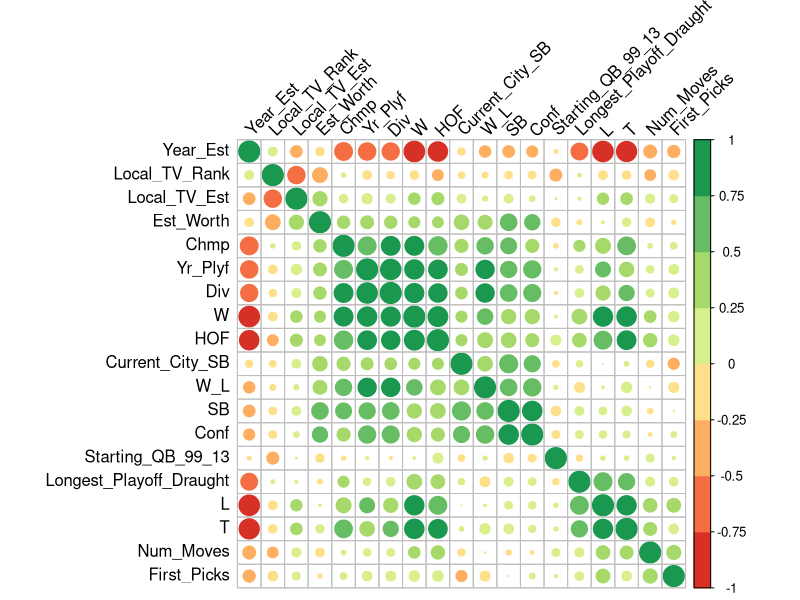
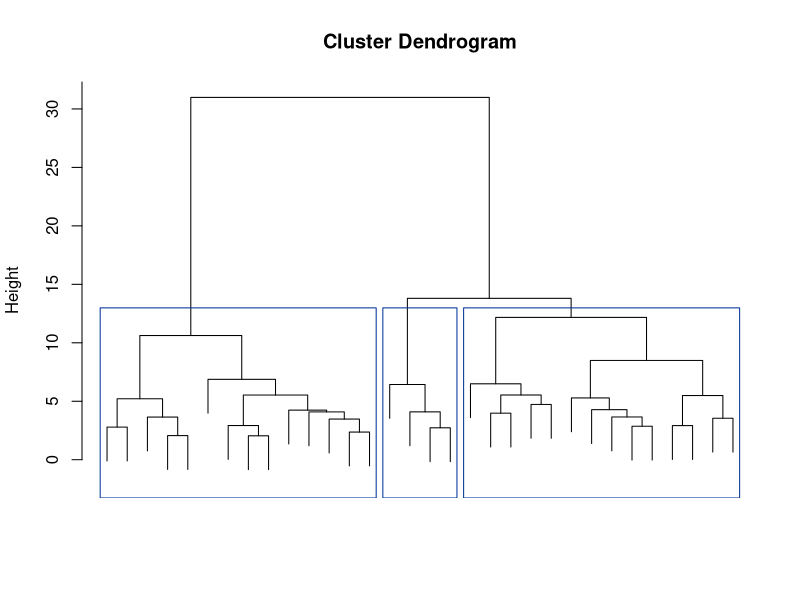

The R script that drew these images, in order: (Note: this script raises an error after producing the figures.)
## This script takes an input table with observations in rows and values in columns
## Variables should be quantitative (ratios or ordinal)
## It conducts hierarchichal and k-means clustering and asesses cluster stability
## Author: Kevin Stofan, Andie Dodd, Steve Krueger
## Book References
## James, G., Witten, D., Hastie, T., & Tibshirani, R. (2013). An introduction to statistical learning (Vol. 112). New York: springer.
## Zumel, N., Mount, J., & Porzak, J. (2014). Practical data science with R. Manning.


## Load libraries
library(ggplot2)
library(fpc)
library(reshape2)
library(dplyr)
library(RColorBrewer)
library(corrplot)


## Set working directory and load in data
setwd("~/R Projects/unsupervised_learning")
nfl_stats <- read.csv("nfl_stats.csv", sep=",", header=TRUE)
summary(nfl_stats)

##Make a correlation plot 
data <- nfl_stats[-1:-1]
ccor <- cor(data)
corrplot(ccor, order="hclust", tl.col="black", tl.srt=45, bg = "white",
         col=brewer.pal(n=8, name="RdYlGn"))

## Scale the attributes to all have a mean of 0 and std. dev of 1
vars.to.use   <- colnames(nfl_stats)[-1]
pmatrix       <- scale(nfl_stats[,vars.to.use])
pcenter       <- attr(pmatrix, "scaled:center")
pscale        <- attr(pmatrix, "scaled:scale")


## Create the distance matrix and conduct hierarchical clustering
d             <- dist(pmatrix, method="euclidean")
pfit          <- hclust(d, method="ward.D")


## Plot the dendrogram and create groupings (clusters)
## The k value below predetermines the number of clusters to create
plot(pfit, labels=FALSE, xlab="", sub="")

## Set number of clusters
clusters <- 3

rect.hclust(pfit, k=clusters, border="#003399")

## Print cluster groups
groups <- cutree(pfit, k=clusters)
groups
print_clusters <- function(labels, k) {
  for(i in 1:k) {
    print(paste("cluster", i))
    print(nfl_stats[labels==i,c("Team")])
  }
}
print_clusters(groups,clusters)

## Some intermediate pricipal components analysis to add values the clusters
pmat_no_na <- na.omit(pmatrix)
pmat_no_na
princ <- prcomp(pmat_no_na, scale=TRUE)
names(princ)
princ$center
princ$scale
princ$rotation
dim(princ$x)
summary(princ)
nComp <- 2

## Project the results and write the clusters to a new file within the workspace
project <- predict(princ, newdata=pmatrix)[,1:nComp]
project.plus <- cbind(as.data.frame(project), cluster=as.factor(groups), nfl_stats)

## Add cluster results to original data
write.table(project.plus, file = "nfl_with_clusters.csv", sep = ",", col.names = NA,
            qmethod = "double")

## Plot the clusters using PC1 and PC2 as axes
ggplot(project.plus, aes(x=PC1, y=PC2)) +
  geom_point(aes(shape=cluster, color=cluster))

## Bootstrap clusters to determine stability
## k values below should match the number of clusters set above
kbest.p<-clusters
cboot.hclust <- clusterboot(pmatrix, clustermethod=hclustCBI, method="ward.D", k=kbest.p)
summary(cboot.hclust$result)
groups<-cboot.hclust$result$partition
print_clusters(groups, kbest.p)

## As a rule of thumb, clusters with a stability value less than 0.6 should be considered unstable.
## bootbrd is the number of times that 
cboot.hclust$bootmean
cboot.hclust$bootbrd

## Calculate some basic descriptive statistics
nfl_stats_clus <- read.csv("nfl_with_clusters.csv", sep=",", header=TRUE)
nfl_stats_clus$Team <- NULL 
arr <- arrange(nfl_stats_clus, cluster)

mean <- nfl_stats_clus %>%
  group_by(cluster) %>%
  summarise_each(funs(mean(.)))
mean$type <- "mean"

min <- nfl_stats_clus %>%
  group_by(cluster) %>%
  summarise_each(funs(min(.))) 
min$type <- "min"

median <- nfl_stats_clus %>%
  group_by(cluster) %>%
  summarise_each(funs(median(.)))
median$type <- "median"

max <- nfl_stats_clus %>%
  group_by(cluster) %>%
  summarise_each(funs(max(.)))
max$type <- "max"

## Write values to new file
summary_nfl_stats <- rbind(mean, min, median, max)
write.table(summary_nfl_stats, file = "summary.csv", sep = ",", col.names = NA)
